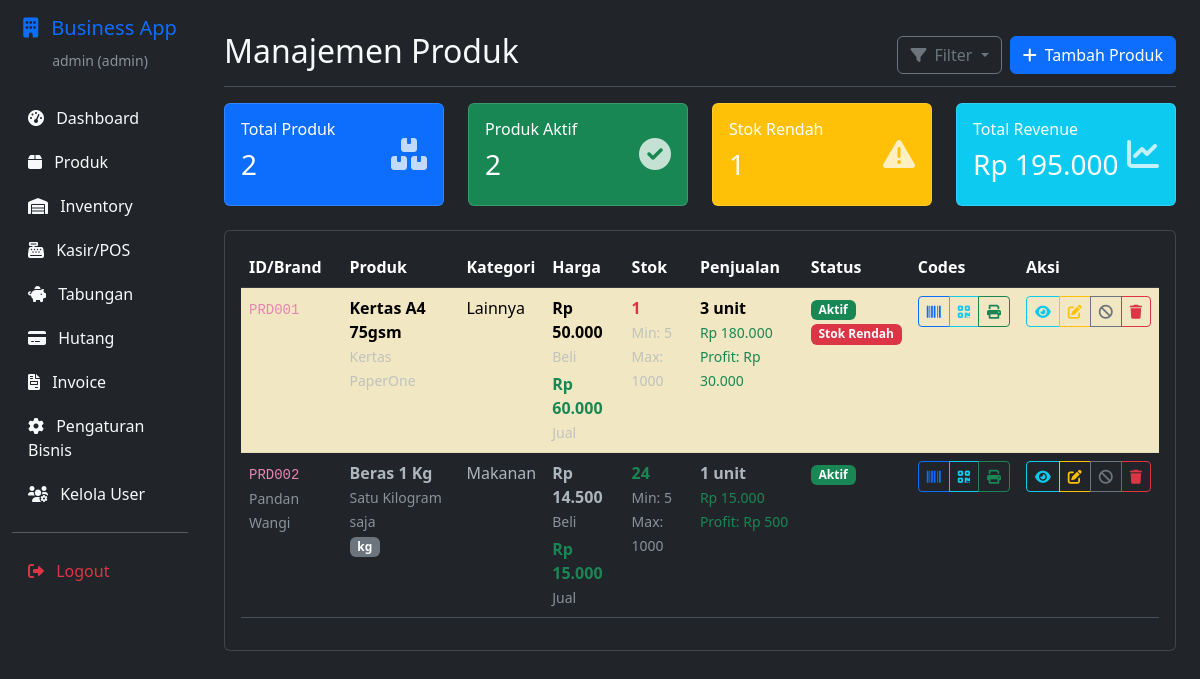
Before: /products (signed in) with the older database file.
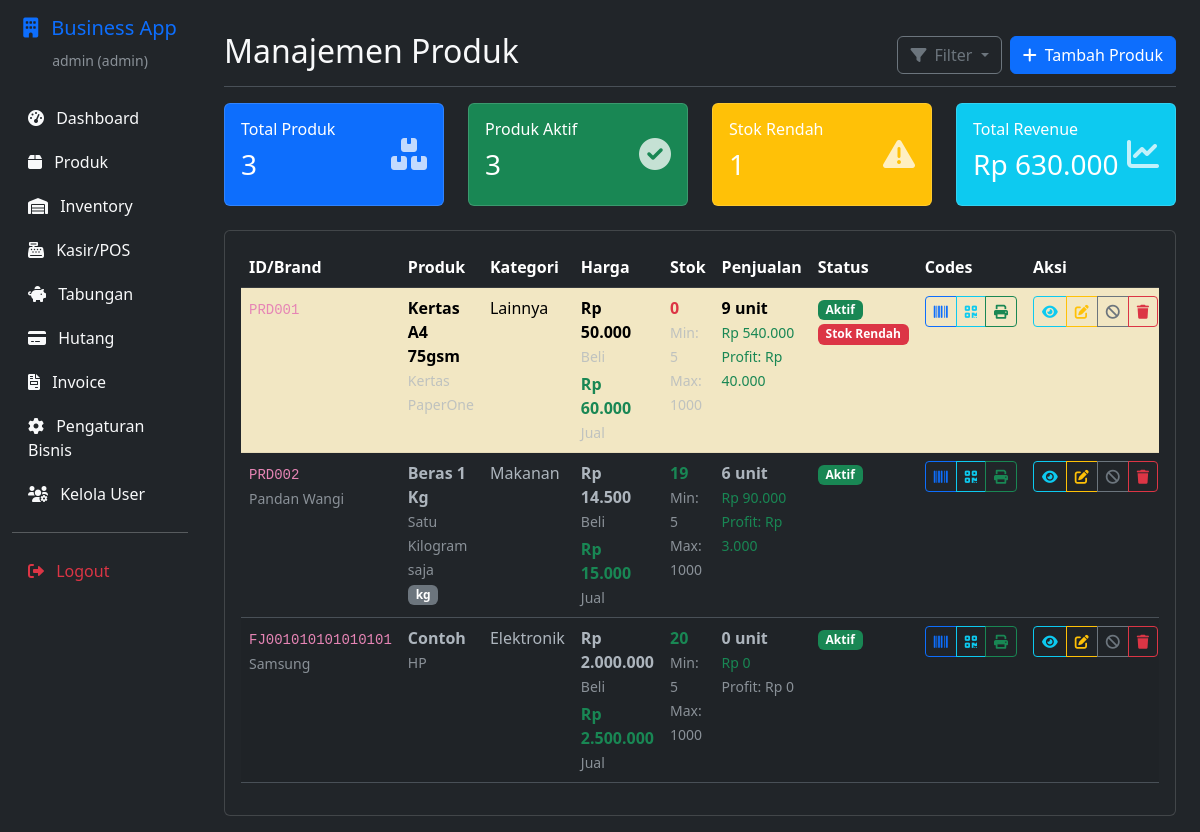
After: the same page with the newer database file.
### app.py (models this page shows, shortened)
class Product(db.Model):
    __tablename__ = 'products'
    id = db.Column(db.String(50), primary_key=True)
    name = db.Column(db.String(255), nullable=False)
    description = db.Column(db.Text)
    category = db.Column(db.String(100))
    brand = db.Column(db.String(100))
    supplier = db.Column(db.String(255))
    barcode = db.Column(db.String(100), unique=True)
    qr_code = db.Column(db.String(100), unique=True)
    purchase_price = db.Column(db.Float, nullable=False, default=0)
    selling_price = db.Column(db.Float, nullable=False, default=0)
    initial_stock = db.Column(db.Integer, nullable=False, default=0)
    current_stock = db.Column(db.Integer, nullable=False, default=0)
    minimum_stock = db.Column(db.Integer, nullable=False, default=5)
    maximum_stock = db.Column(db.Integer, nullable=False, default=1000)
    unit = db.Column(db.String(50), default='pcs')
    weight = db.Column(db.Float, default=0)
    dimensions = db.Column(db.String(100))
    expiry_date = db.Column(db.Date)
    profit = db.Column(db.Float, nullable=False, default=0)
    total_sold = db.Column(db.Integer, nullable=False, default=0)
    total_revenue = db.Column(db.Float, nullable=False, default=0)
    is_active = db.Column(db.Boolean, default=True)
    created_at = db.Column(db.DateTime, default=datetime.utcnow)
    updated_at = db.Column(db.DateTime, default=datetime.utcnow, onupdate=datetime.utcnow)
    material_costs = db.relationship('MaterialCost', backref='product', cascade='all, delete-orphan')
    service_costs = db.relationship('ServiceCost', backref='product', cascade='all, delete-orphan')
    maintenance_costs = db.relationship('MaintenanceCost', backref='product', cascade='all, delete-orphan')
    inventory_items = db.relationship('InventoryItem', backref='product', cascade='all, delete-orphan')

### app.py (the view)
@app.route('/products')
@manager_required
def products():
    products = Product.query.all()
    return render_template('products/list.html', products=products, format_currency=format_currency)

### templates/products/list.html (shortened to what this page needs)
{% extends "base.html" %}
{% block content %}
<div class="d-flex justify-content-between flex-wrap flex-md-nowrap align-items-center pt-3 pb-2 mb-3 border-bottom">
    <h1 class="h2">Manajemen Produk</h1>
    <div class="btn-toolbar mb-2 mb-md-0">
        <div class="btn-group me-2">
            <button class="btn btn-outline-secondary dropdown-toggle" type="button" data-bs-toggle="dropdown">
                <i class="fas fa-filter me-2"></i>Filter
            </button>
        </div>
        <a href="{{ url_for('add_product') }}" class="btn btn-primary">
            <i class="fas fa-plus me-2"></i>Tambah Produk
        </a>
    </div>
</div>
<div class="row mb-4">
    <div class="col-md-3">
        <div class="card bg-primary text-white">
            <div class="card-body">
                <div class="d-flex">
                    <div class="flex-grow-1">
                        <h6 class="card-title">Total Produk</h6>
                        <h3>{{ products|length }}</h3>
                    </div>
                    <div class="align-self-center">
                        <i class="fas fa-boxes fa-2x opacity-75"></i>
                    </div>
                </div>
            </div>
        </div>
    </div>
    <div class="col-md-3">
        <div class="card bg-success text-white">
            <div class="card-body">
                <div class="d-flex">
                    <div class="flex-grow-1">
                        <h6 class="card-title">Produk Aktif</h6>
                        <h3>{{ products|selectattr('is_active')|list|length }}</h3>
                    </div>
                    <div class="align-self-center">
                        <i class="fas fa-check-circle fa-2x opacity-75"></i>
                    </div>
                </div>
            </div>
        </div>
    </div>
    <div class="col-md-3">
        <div class="card bg-warning text-white">
            <div class="card-body">
                <div class="d-flex">
                    <div class="flex-grow-1">
                        <h6 class="card-title">Stok Rendah</h6>
                        <h3>
                            {% set low_stock_count = [] %}
                            {% for product in products %}
                                {% if (product.current_stock or 0) <= (product.minimum_stock or 5) %}
                                    {% set _ = low_stock_count.append(1) %}
                                {% endif %}
                            {% endfor %}
                            {{ low_stock_count|length }}
                        </h3>
                    </div>
                    <div class="align-self-center">
                        <i class="fas fa-exclamation-triangle fa-2x opacity-75"></i>
                    </div>
                </div>
            </div>
        </div>
    </div>
    <div class="col-md-3">
        <div class="card bg-info text-white">
            <div class="card-body">
                <div class="d-flex">
                    <div class="flex-grow-1">
                        <h6 class="card-title">Total Revenue</h6>
                        <h3>{{ format_currency((products|sum(attribute='total_revenue') if products else 0) or 0) }}</h3>
                    </div>
                    <div class="align-self-center">
                        <i class="fas fa-chart-line fa-2x opacity-75"></i>
                    </div>
                </div>
            </div>
        </div>
    </div>
</div>
<div class="card">
    <div class="card-body">
        {% if products %}
        <div class="table-responsive">
            <table class="table table-striped table-hover">
                <thead class="table-dark">
                    <tr>
                        <th>ID/Brand</th>
                        <th>Produk</th>
                        <th>Kategori</th>
                        <th>Harga</th>
                        <th>Stok</th>
                        <th>Penjualan</th>
                        <th>Status</th>
                        <th>Codes</th>
                        <th>Aksi</th>
                    </tr>
                </thead>
                <tbody>
                    {% for product in products %}
                    <tr class="{% if not product.is_active %}table-secondary{% elif (product.current_stock or 0) <= (product.minimum_stock or 5) %}table-warning{% endif %}">
                        <td>
                            <code>{{ product.id }}</code>
                            {% if product.brand %}
                                <br><small class="text-muted">{{ product.brand }}</small>
                            {% endif %}
                        </td>
                        <td>
                            <div>
                                <strong>{{ product.name }}</strong>
                                {% if product.description %}
                                    <br><small class="text-muted">{{ product.description[:50] }}{% if product.description|length > 50 %}...{% endif %}</small>
                                {% endif %}
                                {% if product.unit and product.unit != 'pcs' %}
                                    <br><span class="badge bg-secondary">{{ product.unit }}</span>
                                {% endif %}
                            </div>
                        </td>
                        <td>{{ product.category or 'Lainnya' }}</td>
                        <td>
                            <div>
                                <strong>{{ format_currency(product.purchase_price or 0) }}</strong>
                                <br><small class="text-muted">Beli</small>
                            </div>
                            <div class="mt-1">
                                <strong class="text-success">{{ format_currency(product.selling_price or 0) }}</strong>
                                <br><small class="text-muted">Jual</small>
                            </div>
                        </td>
                        <td>
                            <div>
                                <strong class="{% if (product.current_stock or 0) <= (product.minimum_stock or 5) %}text-danger{% elif (product.current_stock or 0) <= ((product.minimum_stock or 5) * 2) %}text-warning{% else %}text-success{% endif %}">
                                    {{ product.current_stock or 0 }}
                                </strong>
                                <br><small class="text-muted">Min: {{ product.minimum_stock or 5 }}</small>
                                <br><small class="text-muted">Max: {{ product.maximum_stock or 1000 }}</small>
                            </div>
                        </td>
                        <td>
                            {% set items_sold = (product.initial_stock or 0) - (product.current_stock or 0) %}
                            <div>
                                <strong>{{ product.total_sold or items_sold }} unit</strong>
                                <br><small class="text-success">{{ format_currency(product.total_revenue or 0) }}</small>
                                <br><small class="text-{% if (product.profit or 0) > 0 %}success{% else %}muted{% endif %}">
                                    Profit: {{ format_currency(product.profit or 0) }}
                                </small>
                            </div>
                        </td>
                        <td>
                            <div>
                                {% if product.is_active %}
                                    <span class="badge bg-success">Aktif</span>
                                {% else %}
                                    <span class="badge bg-secondary">Tidak Aktif</span>
                                {% endif %}
                                {% if (product.current_stock or 0) <= (product.minimum_stock or 5) %}
                                    <br><span class="badge bg-danger">Stok Rendah</span>
                                {% endif %}
                            </div>
                        </td>
                        <td>
                            <div class="btn-group btn-group-sm">
                                <button class="btn btn-outline-primary" onclick="showBarcode('{{ product.barcode or product.id }}')" title="Barcode">
                                    <i class="fas fa-barcode"></i>
                                </button>
                                <button class="btn btn-outline-info" onclick="showQRCode('{{ product.qr_code or product.id }}')" title="QR Code">
                                    <i class="fas fa-qrcode"></i>
                                </button>
                                <a href="{{ url_for('print_product_codes', product_id=product.id) }}" class="btn btn-outline-success" title="Print Codes" target="_blank">
                                    <i class="fas fa-print"></i>
                                </a>
                            </div>
                        </td>
                        <td>
                            <div class="btn-group btn-group-sm">
                                <button class="btn btn-outline-info" onclick="viewProduct('{{ product.id }}')" title="Detail">
                                    <i class="fas fa-eye"></i>
                                </button>
                                <a href="{{ url_for('edit_product', product_id=product.id) }}" class="btn btn-outline-warning" title="Edit">
                                    <i class="fas fa-edit"></i>
                                </a>
                                <button class="btn btn-outline-{% if product.is_active %}secondary{% else %}success{% endif %}" onclick="toggleProduct('{{ product.id }}')" title="{% if product.is_active %}Nonaktifkan{% else %}Aktifkan{% endif %}">
                                    <i class="fas fa-{% if product.is_active %}ban{% else %}check{% endif %}"></i>
                                </button>
                                <button class="btn btn-outline-danger" onclick="deleteProduct('{{ product.id }}')" title="Hapus">
                                    <i class="fas fa-trash"></i>
                                </button>
                            </div>
                        </td>
                    </tr>
                    {% endfor %}
                </tbody>
            </table>
        </div>
        {% endif %}
    </div>
</div>
{% endblock %}

Changed rows visible on the page:
changed Product "Kertas A4 75gsm": current_stock "1" → "0"; total_sold "3" → "9"; total_revenue "Rp 180.000" → "Rp 540.000"; profit "Rp 30.000" → "Rp 40.000"
changed Product "Beras 1 Kg": current_stock "24" → "19"; total_sold "1" → "6"; total_revenue "Rp 15.000" → "Rp 90.000"; profit "Rp 500" → "Rp 3.000"
added Product: id "FJ001010101010101", brand "Samsung", name "Contoh", description "HP", category "Elektronik", purchase_price "Rp 2.000.000", selling_price "Rp 2.500.000", current_stock "20", minimum_stock "5", maximum_stock "1000", total_sold "0", total_revenue "Rp 0", profit "Rp 0", is_active "Aktif"
Other visible differences:
{{ products|length }}: "2" → "3"
{{ products|selectattr('is_active')|list|length }}: "2" → "3"
text no longer shown: "Rp 195.000"
text now shown: "Rp 630.000"
